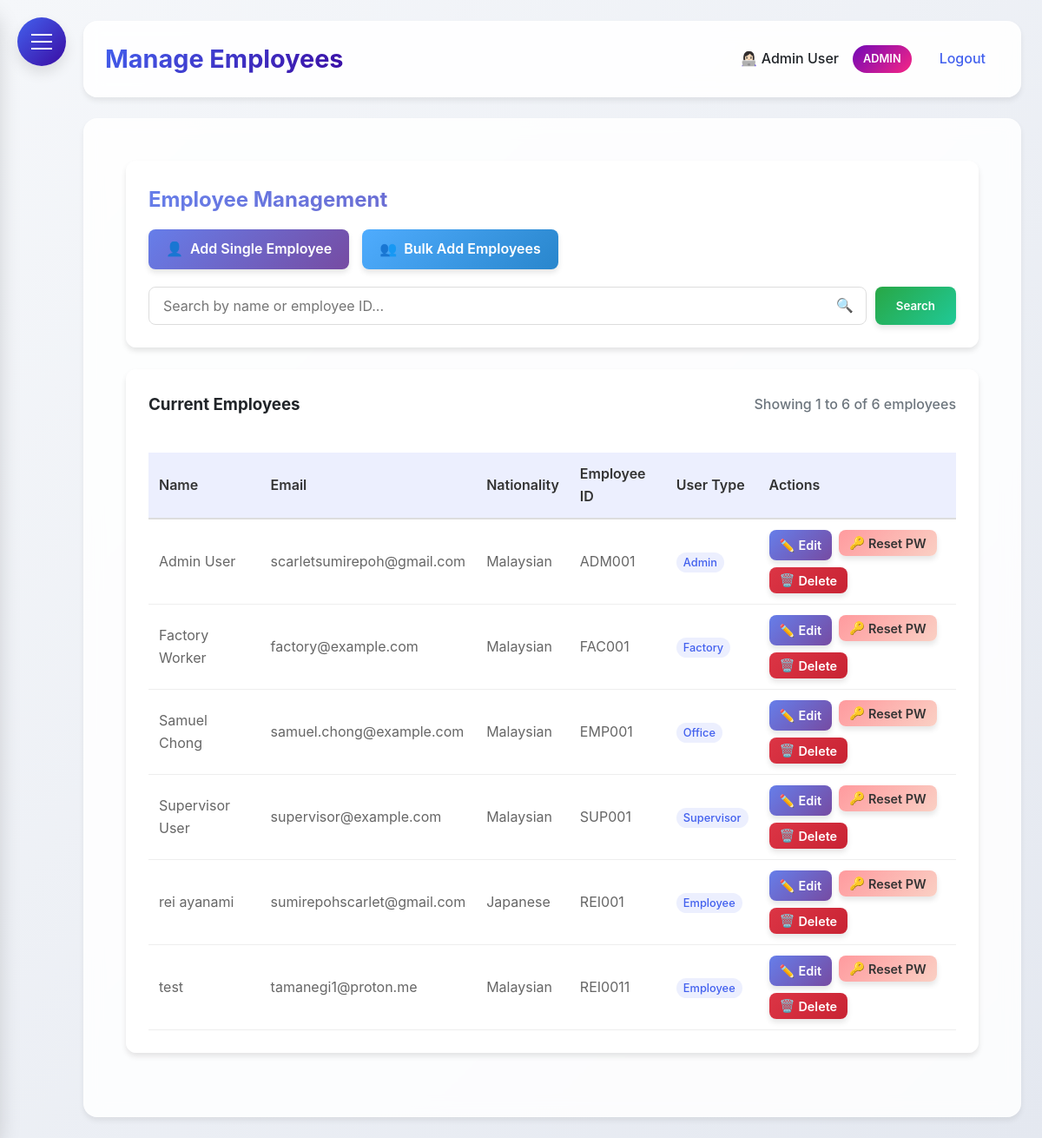
The page /manage_employees (signed in) on the database its author committed.
### HerculesSystem.py (models this page shows, shortened)
class Employee(UserMixin, db.Model):
    __tablename__ = 'employee'  # Explicitly set to 'employees'
    id = db.Column(db.Integer, primary_key=True)
    username = db.Column(db.String(80), unique=True, nullable=False)
    password = db.Column(db.String(120), nullable=False)
    full_name = db.Column(db.String(120), nullable=False)
    email = db.Column(db.String(120), unique=True, nullable=False)
    nationality = db.Column(db.String(80), nullable=False)
    employee_id = db.Column(db.String(80), unique=True, nullable=False)
    hire_date = db.Column(db.Date)
    is_admin = db.Column(db.Boolean, default=False)
    user_type = db.Column(db.String(20), default='employee')
    last_clock_in = db.Column(db.DateTime)
    last_clock_out = db.Column(db.DateTime)
    last_lunch_start = db.Column(db.DateTime)
    last_lunch_end = db.Column(db.DateTime)
    date_joined = db.Column(db.Date, nullable=True)  # Date when employee joined the company
    basic_salary = db.Column(db.Numeric(10, 2), nullable=True)  # Basic salary
    leave_balances = db.relationship('LeaveBalance', back_populates='employee', lazy=True)

### HerculesSystem.py (the view, shortened to what this page needs)
@app.route('/manage_employees')
@login_required
def manage_employees():
    if current_user.user_type != 'admin':
        flash('You do not have permission to manage employees.', 'danger')
        return redirect(url_for('dashboard'))
    page = request.args.get('page', 1, type=int)
    per_page = 50  # Employees per page
    search_query = request.args.get('search', '')
    query = Employee.query
    employees = query.order_by(Employee.full_name.asc()).paginate(
        page=page, per_page=per_page, error_out=False
    )
    return render_template('manage_employees.html',
                         employees=employees,
                         search_query=search_query,
                         page=page,
                         per_page=per_page)

### HerculesSystem.py (called while the page is built)
@app.after_request
def add_security_headers(response):
    response.headers['Permissions-Policy'] = 'geolocation=()'
    return response

@login_manager.user_loader
def load_user(user_id):
    return db.session.get(Employee, int(user_id))

@app.context_processor
def inject_now():
    return {'now': datetime.utcnow()}

@app.before_request
def before_request():
    if request.url.startswith('https://'):
        new_url = request.url.replace('https://', 'http://', 1)
        return redirect(new_url, code=301)

### templates/manage_employees.html (shortened to what this page needs)
{% extends "base.html" %}
{% block content %}
<div class="dashboard-container">
    <div class="glass">
        <h2 style="margin-bottom: 15px; background: linear-gradient(135deg, #667eea 0%, #764ba2 100%); -webkit-background-clip: text; background-clip: text; color: transparent;">
        </h2>
        <div style="display: flex; gap: 15px; margin-bottom: 20px; flex-wrap: wrap;">
            <a href="{{ url_for('add_employee') }}" class="btn btn-primary" style="display: inline-flex; align-items: center; gap: 8px;">
                <span>👤</span>
                <span>Add Single Employee</span>
            </a>
            <a href="{{ url_for('bulk_add_employees') }}" class="btn btn-info" style="display: inline-flex; align-items: center; gap: 8px;">
                <span>👥</span>
                <span>Bulk Add Employees</span>
            </a>
        </div>
        <div style="margin-top: 20px;">
            <form method="GET" action="{{ url_for('manage_employees') }}" style="display: flex; gap: 10px; align-items: center; flex-wrap: wrap;">
                <div style="position: relative; flex: 1;">
                    <input type="text"
                           name="search"
                           value="{{ search_query }}"
                           placeholder="Search by name or employee ID..."
                           style="width: 100%; padding: 12px 45px 12px 16px; border-radius: 8px; border: 1px solid #ddd; font-size: 16px; background: rgba(255, 255, 255, 0.9); height: 44px; box-sizing: border-box;">
                    <span style="position: absolute; right: 15px; top: 50%; transform: translateY(-50%); color: #6c757d;">🔍</span>
                </div>
                <button type="submit" class="btn" style="background: linear-gradient(135deg, #28a745 0%, #20c997 100%); padding: 12px 24px; height: 44px; display: flex; align-items: center;">
                    Search
                </button>
            </form>
        </div>
    </div>
    <div class="glass">
        <div style="display: flex; justify-content: space-between; align-items: center; margin-bottom: 20px; flex-wrap: wrap; gap: 15px;">
            <h3 style="margin: 0;">
                {% if search_query %}
                    Search Results for "{{ search_query }}"
                {% else %}
                    Current Employees
                {% endif %}
            </h3>
            {% if employees.total > 0 %}
            <span style="color: #6c757d; font-weight: 500;">
                Showing {{ (page - 1) * per_page + 1 }} to {{ [page * per_page, employees.total]|min }} of {{ employees.total }} employees
            </span>
            {% endif %}
        </div>
        {% if employees.items %}
        <div style="overflow-x: auto;">
            <table>
                <thead>
                    <tr>
                        <th>Name</th>
                        <th>Email</th>
                        <th>Nationality</th>
                        <th>Employee ID</th>
                        <th>User Type</th>
                        <th>Actions</th>
                    </tr>
                </thead>
                <tbody>
                    {% for employee in employees.items %}
                    <tr>
                        <td>{{ employee.full_name }}</td>
                        <td>{{ employee.email }}</td>
                        <td>{{ employee.nationality }}</td>
                        <td>{{ employee.employee_id }}</td>
                        <td>
                            <span class="user-type-badge">
                                {{ employee.user_type|title }}
                            </span>
                        </td>
                        <td>
                            <div style="display: flex; gap: 8px; flex-wrap: wrap;">
                                <a href="{{ url_for('edit_employee', employee_id=employee.id) }}"
                                   class="btn btn-sm btn-primary" style="display: inline-flex; align-items: center; gap: 4px; padding: 6px 12px;">
                                    <span>✏️</span>
                                    <span>Edit</span>
                                </a>
                                <form action="{{ url_for('reset_password', employee_id=employee.id) }}" method="POST" style="margin: 0;">
                                    <button type="submit"
                                            class="btn btn-sm btn-warning"
                                            style="display: inline-flex; align-items: center; gap: 4px; padding: 6px 12px;"
                                            onclick="return confirm('Are you sure you want to reset the password for {{ employee.full_name }}? An email will be sent with the new password.')">
                                        <span>🔑</span>
                                        <span>Reset PW</span>
                                    </button>
                                </form>
                                <form action="{{ url_for('delete_employee', employee_id=employee.id) }}" method="POST" style="margin: 0;">
                                    <button type="submit"
                                            class="btn btn-sm btn-danger"
                                            style="display: inline-flex; align-items: center; gap: 4px; padding: 6px 12px;"
                                            onclick="return confirm('⚠️ WARNING: Are you sure you want to delete {{ employee.full_name }}? This action cannot be undone and will permanently remove all employee data including leave records and time tracking.')">
                                        <span>🗑️</span>
                                        <span>Delete</span>
                                    </button>
                                </form>
                            </div>
                        </td>
                    </tr>
                    {% endfor %}
                </tbody>
            </table>
        </div>
        {% endif %}
    </div>
</div>
{% endblock %}

### templates/base.html (shortened to what this page needs)
<!DOCTYPE html>
<html lang="en">
<head>
</head>
<body>
    <div class="hamburger-menu" id="hamburgerMenu">
        <span></span>
    </div>
    <div class="main-content" id="mainContent">
        <div class="header">
            <h1>{% block header %}Hercules HR{% endblock %}</h1>
            <div class="user-info">
                {% if current_user.is_authenticated %}
                <span>👩🏻‍💻 {{ current_user.full_name }}</span>
                {% if current_user.user_type == 'admin' %}
                <span class="admin-badge">ADMIN</span>
                {% endif %}
                <a href="{{ url_for('logout') }}">Logout</a>
                {% else %}
                <a href="{{ url_for('login') }}">Login</a>
                {% endif %}
            </div>
        </div>
        <div class="content">
            {% block content %}{% endblock %}
        </div>
    </div>
</body>
</html>

### templates/base.html (style rules this page uses)
:root { --primary: #4361ee; --secondary: #3a0ca3; --accent: #7209b7; --success: #4cc9f0; --danger: #f72585; --warning: #fca311; --info: #4895ef; --light: #f8f9fa; --dark: #212529; --gray: #6c757d; --gradient-primary: linear-gradient(135deg, #4361ee, #3a0ca3); --sidebar-gradient: linear-gradient(135deg, #4361ee, #3a0ca3); --gradient-accent: linear-gradient(135deg, #7209b7, #f72585); --shadow-sm: 0 4px 6px rgba(0, 0, 0, 0.07); --shadow-md: 0 8px 15px rgba(0, 0, 0, 0.1); --shadow-lg: 0 15px 25px rgba(0, 0, 0, 0.15); --border-radius: 12px; --border-radius-lg: 16px; --border-radius-xl: 20px; --sidebar-radius: 20px; --dark-bg: #1a1f35; --dark-container: #252a40; }
* { margin: 0; padding: 0; box-sizing: border-box; font-family: 'Inter', 'Segoe UI', system-ui, -apple-system, sans-serif; }
body { display: flex; min-height: 100vh; background: linear-gradient(135deg, #f5f7fa 0%, #e4e8f0 100%); color: var(--dark); line-height: 1.6; transition: background 0.3s ease, color 0.3s ease; }
.glass { background: rgba(255, 255, 255, 0.85); backdrop-filter: blur(10px); border-radius: var(--border-radius); border: 1px solid rgba(255, 255, 255, 0.2); box-shadow: var(--shadow-sm); transition: background 0.3s ease, border 0.3s ease; }
.hamburger-menu { position: fixed; top: 20px; left: 20px; z-index: 1000; cursor: pointer; background: var(--gradient-primary); border-radius: 50%; width: 56px; height: 56px; display: flex; align-items: center; justify-content: center; box-shadow: var(--shadow-md); transition: all 0.3s ease; }
.hamburger-menu span { display: block; width: 24px; height: 2px; background: #fff; position: relative; transition: all 0.3s cubic-bezier(0.4, 0, 0.2, 1); }
.hamburger-menu span:before, .hamburger-menu span:after { content: ''; position: absolute; width: 24px; height: 2px; background: #fff; transition: all 0.3s cubic-bezier(0.4, 0, 0.2, 1); }
.hamburger-menu span:before { top: -8px; }
.hamburger-menu span:after { top: 8px; }
.main-content { flex: 1; padding: 24px; margin-left: 0; transition: margin-left 0.3s cubic-bezier(0.4, 0, 0.2, 1); padding-left: 96px; }
.header { background: rgba(255, 255, 255, 0.9); backdrop-filter: blur(10px); padding: 20px 24px; border-radius: var(--border-radius-lg); box-shadow: var(--shadow-sm); display: flex; justify-content: space-between; align-items: center; margin-bottom: 24px; border: 1px solid rgba(255, 255, 255, 0.2); transition: background 0.3s ease, border 0.3s ease; }
.header h1 { font-size: 1.8rem; font-weight: 700; background: var(--gradient-primary); -webkit-background-clip: text; background-clip: text; color: transparent; }
.user-info { display: flex; align-items: center; gap: 16px; }
.user-info span { color: var(--dark); font-weight: 500; }
.user-info .admin-badge { background: var(--gradient-accent); color: white; padding: 6px 12px; border-radius: 20px; font-size: 0.8rem; font-weight: 600; }
.user-info a { color: var(--primary); text-decoration: none; font-weight: 500; transition: all 0.2s ease; padding: 8px 16px; border-radius: 8px; }
.content { background: rgba(255, 255, 255, 0.85); backdrop-filter: blur(10px); padding: 28px; border-radius: var(--border-radius-lg); box-shadow: var(--shadow-sm); border: 1px solid rgba(255, 255, 255, 0.2); transition: background 0.3s ease, border 0.3s ease; }
.btn { display: inline-block; padding: 12px 24px; border-radius: var(--border-radius); text-decoration: none; font-weight: 600; transition: all 0.3s ease; border: none; cursor: pointer; box-shadow: var(--shadow-sm); }
.btn-primary { background: var(--gradient-primary); color: white; }
table { color: var(--dark); }
.content { animation: fadeIn 0.4s ease-out; }

### rows shown on the page
Employee: full_name "Admin User", email "scarletsumirepoh@gmail.com", nationality "Malaysian", employee_id "ADM001", user_type "Admin"
Employee: full_name "Factory Worker", email "factory@example.com", nationality "Malaysian", employee_id "FAC001", user_type "Factory"
Employee: full_name "Samuel Chong", email "samuel.chong@example.com", nationality "Malaysian", employee_id "EMP001", user_type "Office"
Employee: full_name "Supervisor User", email "supervisor@example.com", nationality "Malaysian", employee_id "SUP001", user_type "Supervisor"
Employee: full_name "rei ayanami", email "sumirepohscarlet@gmail.com", nationality "Japanese", employee_id "REI001", user_type "Employee"
Employee: full_name "test", email "tamanegi1@proton.me", nationality "Malaysian", employee_id "REI0011", user_type "Employee"

### other values the page prints
{{ (page - 1) * per_page + 1 }} "1"
{{ [page * per_page, employees.total]|min }} "6"
{{ employees.total }} "6"
